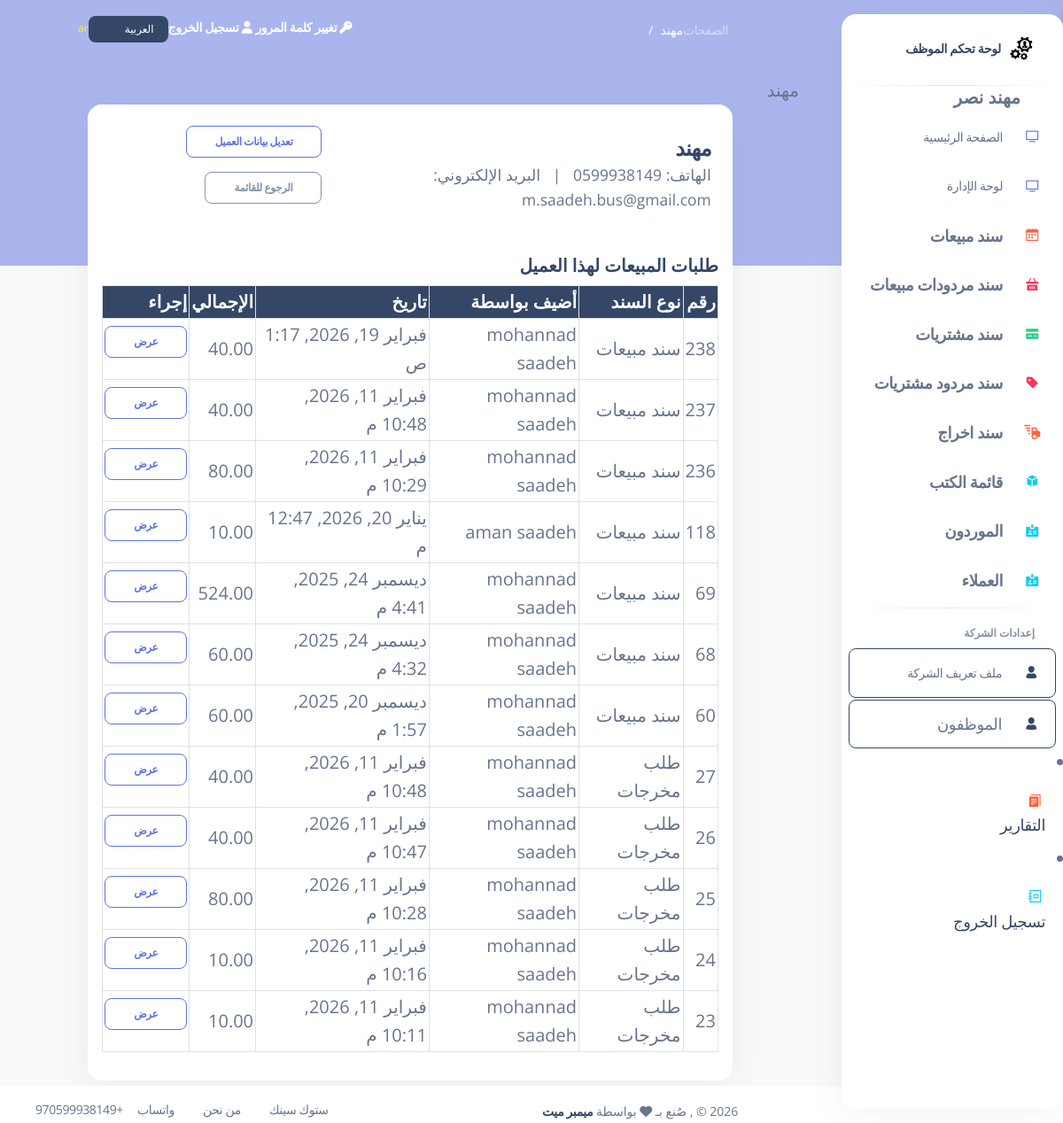
The app's page /customers/2/ (signed in) with its own data.
### my_app/models.py (models this page shows, shortened)
class Employee(models.Model):
    first_name = models.CharField(max_length=255)
    last_name = models.CharField(max_length=255)
    email = models.EmailField(max_length=255)
    DOB = models.DateField()
    password = models.CharField(max_length=255)
    confirm_password = models.CharField(max_length=255)
    is_active = models.BooleanField(default=False)
    created_at = models.DateTimeField(auto_now_add=True)
    updated_at = models.DateTimeField(auto_now=True)
    objects = EmployeeManager()

class Customer(models.Model):
    name = models.CharField(max_length=255)
    phone = models.CharField(max_length=20, null=True)
    email = models.EmailField(max_length=255 , null=True)
    contact_info = models.TextField() # address, notes, etc.
    created_at = models.DateTimeField(auto_now_add=True)
    updated_at = models.DateTimeField(auto_now=True)

class Sale_order(models.Model):
    employee = models.ForeignKey(Employee , related_name="sale_orders", on_delete=models.CASCADE) # RESTRICT  deleted >>  dont delete the item or ( default="Default", on_delete=models.SET_DEFAULT)
    customer = models.ForeignKey('Customer', related_name='sales', on_delete=models.CASCADE, null=True, blank=True)
    currency = models.ForeignKey('Currency', on_delete=models.SET_NULL, null=True, blank=True, related_name='sales')
    total_amount = models.DecimalField(max_digits=10, decimal_places=2, default=0.00) #means the total amount of the order
    exchange_rate_to_base = models.DecimalField(max_digits=10, decimal_places=6, default=1.0)  # Exchange rate to base currency
    total_amount_base = models.DecimalField(max_digits=10, decimal_places=2, default=0.00)  # Total amount in base currency
    invoice_pay_method = models.CharField(max_length=10, choices=pay_choices, default='cash')  # Added field
    grand_total = models.DecimalField(max_digits=10, decimal_places=2, default=0.00)
    created_at = models.DateTimeField(auto_now_add=True)
    updated_at = models.DateTimeField(auto_now=True)
    objects = Sale_orderManager()

class Stock_Out_Voucher(models.Model ):
    employee = models.ForeignKey(Employee , related_name="Stock_Out_Vouchers", on_delete=models.CASCADE) # RESTRICT  deleted >>  dont delete the item or ( default="Default", on_delete=models.SET_DEFAULT)
    customer = models.ForeignKey('Customer', related_name='Stock_Out_Vouchers', on_delete=models.CASCADE, null=True, blank=True)
    currency = models.ForeignKey('Currency', related_name='Stock_Out_Vouchers', on_delete=models.SET_NULL, null=True, blank=True)
    exchange_rate_to_base = models.DecimalField(max_digits=10, decimal_places=6, default=1.00)  # rate to convert to base currency
    total_amount = models.DecimalField(max_digits=10, decimal_places=2, default=0.00) # the total amount of the invoice
    total_price_base = models.DecimalField(max_digits=10, decimal_places=2, default=0.00)  # total in base currency
    payment_method = models.CharField(max_length=10, choices=pay_choices, default='cash')
    invoice_pay_method = models.CharField(max_length=10, choices=pay_choices, default='cash')  # Added field
    grand_total = models.DecimalField(max_digits=10, decimal_places=2, default=0.00)
    created_at = models.DateTimeField(auto_now_add=True)
    updated_at = models.DateTimeField(auto_now=True)

### my_app/views.py (the view)
# urls.py: path('customers/<int:id>/', views.customer_detail, name='customer_detail'),
def customer_detail(request, id):
    try:
        customer = models.Customer.objects.get(id=id)
    except models.Customer.DoesNotExist:
        messages.error(request, _('Customer not found.'))
        return redirect('/customers')
    sales_qs = models.Sale_order.objects.filter(customer=customer).order_by('-created_at')
    stock_out_vouchers_qs = models.Stock_Out_Voucher.objects.filter(customer=customer).order_by('-created_at')
    page_number = request.GET.get('page')
    paginator = Paginator(sales_qs, 10)
    sales_page = paginator.get_page(page_number)
    context = {
        'customer': customer,
        'sales': sales_page,
        'employee': models.get_employee_by_id(request.session['employee_id']),
        'sales_paginator': paginator,
        'stock_outs': stock_out_vouchers_qs,
    }
    return render(request, 'customer_detail.html', context)

### my_app/templates/customer_detail.html (shortened to what this page needs)
{% extends 'layouts/base.html' %}
{% load i18n %}
{% block content %}
{% block page_name %}{{ customer.name }}{% endblock %}
<div class="row justify-content-center">
  <div class="col-lg-10 col-md-12">
    <div class="card mb-4">
      <div class="card-header d-flex justify-content-between align-items-center">
        <div>
          <h4 class="mb-0">{{ customer.name }}</h4>
          <div class="small text-muted">{% trans "Phone:" %} {{ customer.phone }} &nbsp; | &nbsp; {% trans "Email:" %} {{ customer.email }}</div>
        </div>
        <div>
          <a href="/customers/{{ customer.id }}/edit" class="btn btn-sm btn-outline-primary">{% trans "Edit Customer" %}</a>
          <a href="/customers" class="btn btn-sm btn-outline-secondary">{% trans "Back to list" %}</a>
        </div>
      </div>
      <div class="card-body">
        <h5>{% trans "Sales Orders for this customer" %}</h5>
        {% if sales %}
        <div class="table-responsive">
          <table class="table table-hover table-bordered align-middle">
            <thead class="table-dark">
              <tr>
                <th>{% trans "No." %}</th>
                <th>{% trans "Order Type" %}</th>
                <th>{% trans "Added by" %}</th>
                <th>{% trans "Date" %}</th>
                <th>{% trans "Total" %}</th>
                <th>{% trans "Action" %}</th>
              </tr>
            </thead>
            <tbody>
              {% for order in sales %}
              <tr>
                <td>{{ order.id }}</td>
                <td>{% trans "Sale Order" %}</td>
                <td>{{ order.employee.first_name }} {{ order.employee.last_name }}</td>
                <td>{{ order.created_at }}</td>
                <td>{{ order.total_amount }}</td>
                <td>
                  <a class="btn btn-sm btn-outline-primary" href="/view_sale_order/{{ order.id }}">{% trans "View" %}</a>
                </td>
              </tr>
              {% endfor %}
              {% for voucher in stock_outs %}
              <tr>
                <td>{{ voucher.id }}</td>
                <td>{% trans "Stock Out Order" %}</td>
                <td>{{ voucher.employee.first_name }} {{ voucher.employee.last_name }}</td>
                <td>{{ voucher.created_at }}</td>
                <td>{{ voucher.total_amount }}</td>
                <td>
                  <a class="btn btn-sm btn-outline-primary" href="/view_stock_out_invoice/{{ voucher.id }}">{% trans "View" %}</a>
                </td>
              </tr>
              {% endfor %}
            </tbody>
          </table>
        </div>
        {% else %}
          <div class="alert alert-info">{% trans "No sales orders found for this customer." %}</div>
        {% endif %}
      </div>
    </div>
  </div>
</div>
{% endblock content %}

### my_app/templates/includes/aside.html (shortened to what this page needs)
{% load static %}
{% load i18n %}
<aside class="sidenav bg-white navbar navbar-vertical navbar-expand-xs border-0 border-radius-xl my-3 {% if LANGUAGE_CODE == 'ar' %}fixed-end me-4{% else %}fixed-start ms-4{% endif %}" id="sidenav-main">
    <div class="sidenav-header">
        <a class="navbar-brand m-0" target="_blank">
        <img src="{% static 'img/logo.PNG' %}" class="navbar-brand-img h-100" alt="main_logo">
    <span class="ms-1 font-weight-bold">{% trans "Employee Dashboard" %}</span>
        </a>
        <hr class="horizontal dark mt-0">
    </div>
            <span class="nav-link-text ms-5">
                <b class="message_success" >{{employee.first_name}} {{employee.last_name}}</b>
            </span>
                <div id="sidenav-scrollbar">
        <ul class="navbar-nav" style="padding-right: 0">
        <li class="nav-item {% if request.path == '/index'   %} bg-gradient-success {% endif %}">
            <a class="nav-link " href="/index">
            <div class="icon icon-shape icon-sm border-radius-md text-center me-2 d-flex align-items-center justify-content-center">
                <i class="ni ni-tv-2 text-primary text-sm opacity-10"></i>
            </div>
            <span class="nav-link-text ms-1">{% trans "Main Page" %}</span>
            </a>
        </li>
        <li class="nav-item {% if request.path == '/index_dashboard'   %} bg-gradient-success {% endif %}">
            <a class="nav-link " href="/index_dashboard">
            <div class="icon icon-shape icon-sm border-radius-md text-center me-2 d-flex align-items-center justify-content-center">
                <i class="ni ni-tv-2 text-primary text-sm opacity-10"></i>
            </div>
            <span class="nav-link-text ms-1">{% trans "Dashboard Manage" %}</span>
            </a>
        </li>
        <li class="nav-item {% if request.path == '/sales' or 'view_sale_order' in request.path %} bg-gradient-success {% endif %}">
            <a class="nav-link " href="/sales">
            <div class="icon icon-shape icon-sm border-radius-md text-center me-2 d-flex align-items-center justify-content-center">
                <i class="ni ni-calendar-grid-58 text-warning text-sm opacity-10"></i>
            </div>
            <span class="nav-link-text ms-1" style="font-size:18px !important;"> <strong>{% trans "Sales Orders" %}</strong></span>
            </a>
        </li>
                <li class="nav-item {% if request.path == '/return_sales' or 'view_return_sale' in request.path  %} bg-gradient-success {% endif %}">
            <a class="nav-link " href="/return_sales">
            <div class="icon icon-shape icon-sm border-radius-md text-center me-2 d-flex align-items-center justify-content-center">
                <i class="ni ni-basket text-danger text-sm opacity-10"></i>
            </div>
            <span class="nav-link-text ms-1" style="font-size:18px !important;"><strong>{% trans "Return Sales" %}</strong></span>
            </a>
        </li>
        <li class="nav-item {% if request.path == '/purchases' or 'view_purchase_invoice' in request.path  %} bg-gradient-success {% endif %}">
            <a class="nav-link " href="/purchases">
            <div class="icon icon-shape icon-sm border-radius-md text-center me-2 d-flex align-items-center justify-content-center">
                <i class="ni ni-credit-card text-success text-sm opacity-10"></i>
            </div>
            <span class="nav-link-text ms-1" style="font-size:18px !important;"><strong>{% trans "Purchase Invoices" %}</strong></span>
            </a>
        </li>
        <li class="nav-item {% if request.path == '/return_purchases' or 'view_return_invoice' in request.path  %} bg-gradient-success {% endif %}">
            <a class="nav-link " href="/return_purchases">
            <div class="icon icon-shape icon-sm border-radius-md text-center me-2 d-flex align-items-center justify-content-center">
                <i class="ni ni-tag text-danger text-sm opacity-10"></i>
            </div>
            <span class="nav-link-text ms-1" style="font-size:18px !important;"><strong>{% trans "Return Purchases" %}</strong></span>
            </a>
        </li>
        <li class="nav-item {% if request.path == '/stock_out_voucher' or 'view_stock_out' in request.path %} bg-gradient-success {% endif %}">
            <a class="nav-link" href="/stock_out_voucher">
            <div class="icon icon-shape icon-sm border-radius-md text-center me-2 d-flex align-items-center justify-content-center">
                <i class="ni ni-delivery-fast text-warning text-lg opacity-10"></i>
            </div>
            <span class="nav-link-text ms-1" style="font-size:18px !important;"><strong>{% trans "Stock Out Voucher" %}</strong></span>
            </a>
        </li>
        <li class="nav-item {% if request.path == '/products/' or 'products' in request.path %} bg-gradient-success {% endif %}">
            <a class="nav-link " href="/products">
            <div class="icon icon-shape icon-sm border-radius-md text-center me-2 d-flex align-items-center justify-content-center">
                <i class="ni ni-app text-info text-sm opacity-10"></i>
            </div>
            <span class="nav-link-text ms-1" style="font-size:18px !important;"> <strong>{% trans "Product List" %}</strong></span>
            </a>
        </li>
        <li class="nav-item {% if request.path == '/suppliers' %} bg-gradient-success {% endif %}">
            <a class="nav-link " href="/suppliers">
            <div class="icon icon-shape icon-sm border-radius-md text-center me-2 d-flex align-items-center justify-content-center">
                <i class="ni ni-badge text-info text-sm opacity-10"></i>
            </div>
            <span class="nav-link-text ms-1" style="font-size:18px !important;"> <strong>{% trans "Suppliers" %}</strong></span>
            </a>
        </li>
        <li class="nav-item {% if request.path == '/customers' %} bg-gradient-success {% endif %}">
            <a class="nav-link " href="/customers">
            <div class="icon icon-shape icon-sm border-radius-md text-center me-2 d-flex align-items-center justify-content-center">
                <i class="ni ni-badge text-info text-sm opacity-10"></i>
            </div>
            <span class="nav-link-text ms-1" style="font-size:18px !important;"> <strong>{% trans "Customers" %}</strong></span>
            </a>
        </li>
        <hr class="horizontal dark my-1">
         <li class="nav-item mt-3">
            <h6 class="ps-4 ms-2 text-uppercase text-xs font-weight-bolder opacity-6">{% trans "Company Settings" %}</h6>
        </li>
        <li class="nav-item">
            <a class="nav-link btn btn-outline-dark {% if request.path == '/company_profile'   %} active me-2 {% endif %} " href="/company_profile">
            <div class="icon icon-shape icon-sm border-radius-md text-center me-2 d-flex align-items-center justify-content-center">
                <i class="ni ni-single-02 text-dark text-sm opacity-10"></i>
            </div>
            <span class="nav-link-text ms-1">{% trans "Company Profile" %}</span>
            </a>
        </li>
        <li class="nav-item">
            <a class="nav-link btn btn-outline-dark  {% if request.path == '/employees'   %} active me-2 {% endif %}" href="/employees">
            <div class="icon icon-shape icon-sm border-radius-md text-center me-2 d-flex align-items-center justify-content-center">
                <i class="ni ni-single-02 text-dark text-sm opacity-10"></i>
            </div>
            <span class="nav-link-text ms-1" style="font-size:18px !important;">{% trans "Employees" %}</span>
            </a>
        </li>
            </ul>
            </div>
        <li class="nav-item {% if request.path == '/employee_reports'   %} bg-gradient-success {% endif %}">
            <a class="nav-link " href="/employee_reports">
            <div class="icon icon-shape icon-sm border-radius-md text-center me-2 d-flex align-items-center justify-content-center">
                <i class="ni ni-single-copy-04 text-warning text-sm opacity-10"></i>
            </div>
            <span class="nav-link-text ms-1" style="font-size:18px !important;">{% trans "Reports" %}</span>
            </a>
        </li>
        <li class="nav-item">
            <a class="nav-link " href="/emp_logout">
            <div class="icon icon-shape icon-sm border-radius-md text-center me-2 d-flex align-items-center justify-content-center">
                <i class="ni ni-collection text-info text-sm opacity-10"></i>
            </div>
            <span class="nav-link-text ms-1" style="font-size:18px !important;">{% trans "Logout" %}</span>
            </a>
        </li>
</aside>

### records on screen
Employee: first_name "مهند", last_name "نصر"
Customer: name "مهند مهند", name "مهند", email "m.saadeh.bus@gmail.com"
Sale_order: id "238", employee.first_name "mohannad", employee.last_name "saadeh", created_at "فبراير 19, 2026, 1:17 ص", total_amount "40.00"
Sale_order: id "237", employee.first_name "mohannad", employee.last_name "saadeh", created_at "فبراير 11, 2026, 10:48 م", total_amount "40.00"
Sale_order: id "236", employee.first_name "mohannad", employee.last_name "saadeh", created_at "فبراير 11, 2026, 10:29 م", total_amount "80.00"
Sale_order: id "118", employee.first_name "aman", employee.last_name "saadeh", created_at "يناير 20, 2026, 12:47 م", total_amount "10.00"
Sale_order: id "69", employee.first_name "mohannad", employee.last_name "saadeh", created_at "ديسمبر 24, 2025, 4:41 م", total_amount "524.00"
Sale_order: id "68", employee.first_name "mohannad", employee.last_name "saadeh", created_at "ديسمبر 24, 2025, 4:32 م", total_amount "60.00"
Sale_order: id "60", employee.first_name "mohannad", employee.last_name "saadeh", created_at "ديسمبر 20, 2025, 1:57 م", total_amount "60.00"
Stock_Out_Voucher: id "27", employee.first_name "mohannad", employee.last_name "saadeh", created_at "فبراير 11, 2026, 10:48 م", total_amount "40.00"
Stock_Out_Voucher: id "26", employee.first_name "mohannad", employee.last_name "saadeh", created_at "فبراير 11, 2026, 10:47 م", total_amount "40.00"
Stock_Out_Voucher: id "25", employee.first_name "mohannad", employee.last_name "saadeh", created_at "فبراير 11, 2026, 10:28 م", total_amount "80.00"
Stock_Out_Voucher: id "24", employee.first_name "mohannad", employee.last_name "saadeh", created_at "فبراير 11, 2026, 10:16 م", total_amount "10.00"
Stock_Out_Voucher: id "23", employee.first_name "mohannad", employee.last_name "saadeh", created_at "فبراير 11, 2026, 10:11 م", total_amount "10.00"

### other values on screen
{{ LANGUAGE_CODE }} "ar"
